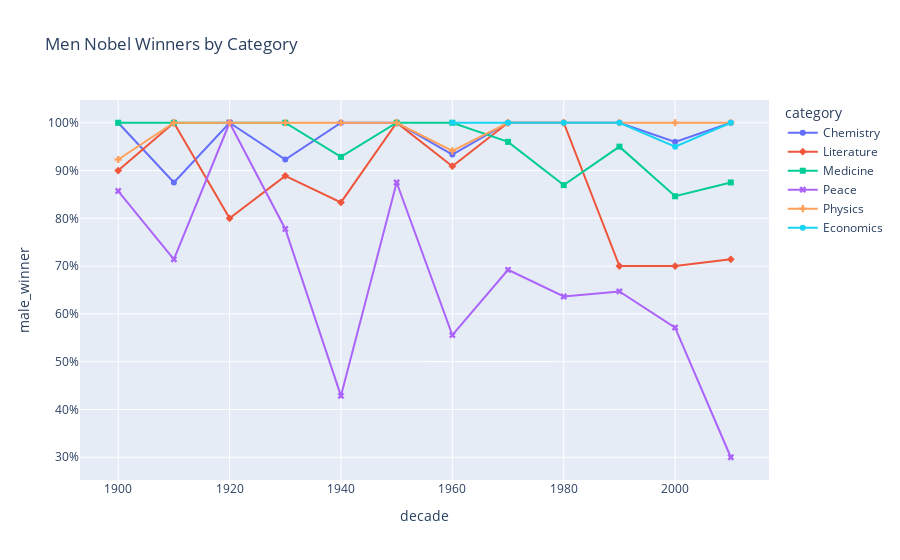

The code cell stored with this chart in its notebook:
### Code cell
#Male awardees visualisation by plotly
nobel['male_winner'] = nobel['sex'] == 'Male'
prop_male_winners = nobel.groupby(['decade', 'category'], as_index = False)['male_winner'].mean()
fig = px.line(prop_male_winners, x = 'decade', y = 'male_winner', color = 'category', symbol = 'category', title='Men Nobel Winners by Category')
fig.layout.yaxis.tickformat = ',.0%'
plotly.offline.iplot(fig)

### Figure 1 — Plotly figure (JSON) as saved in the notebook; plotly's stock layout.template omitted (floating-point values rounded to 4 significant figures)
{"data": [{"hovertemplate": "category=Chemistry<br>decade=%{x}<br>male_winner=%{y}<extra></extra>", "legendgroup": "Chemistry", "line": {"color": "#636efa", "dash": "solid"}, "marker": {"symbol": "circle"}, "mode": "lines+markers", "name": "Chemistry", "orientation": "v", "showlegend": true, "type": "scatter", "x": [1900, 1910, 1920, 1930, 1940, 1950, 1960, 1970, 1980, 1990, 2000, 2010], "xaxis": "x", "y": [1, 0.875, 1, 0.9231, 1, 1, 0.9333, 1, 1, 1, 0.96, 1], "yaxis": "y"}, {"hovertemplate": "category=Literature<br>decade=%{x}<br>male_winner=%{y}<extra></extra>", "legendgroup": "Literature", "line": {"color": "#EF553B", "dash": "solid"}, "marker": {"symbol": "diamond"}, "mode": "lines+markers", "name": "Literature", "orientation": "v", "showlegend": true, "type": "scatter", "x": [1900, 1910, 1920, 1930, 1940, 1950, 1960, 1970, 1980, 1990, 2000, 2010], "xaxis": "x", "y": [0.9, 1, 0.8, 0.8889, 0.8333, 1, 0.9091, 1, 1, 0.7, 0.7, 0.7143], "yaxis": "y"}, {"hovertemplate": "category=Medicine<br>decade=%{x}<br>male_winner=%{y}<extra></extra>", "legendgroup": "Medicine", "line": {"color": "#00cc96", "dash": "solid"}, "marker": {"symbol": "square"}, "mode": "lines+markers", "name": "Medicine", "orientation": "v", "showlegend": true, "type": "scatter", "x": [1900, 1910, 1920, 1930, 1940, 1950, 1960, 1970, 1980, 1990, 2000, 2010], "xaxis": "x", "y": [1, 1, 1, 1, 0.9286, 1, 1, 0.96, 0.8696, 0.95, 0.8462, 0.875], "yaxis": "y"}, {"hovertemplate": "category=Peace<br>decade=%{x}<br>male_winner=%{y}<extra></extra>", "legendgroup": "Peace", "line": {"color": "#ab63fa", "dash": "solid"}, "marker": {"symbol": "x"}, "mode": "lines+markers", "name": "Peace", "orientation": "v", "showlegend": true, "type": "scatter", "x": [1900, 1910, 1920, 1930, 1940, 1950, 1960, 1970, 1980, 1990, 2000, 2010], "xaxis": "x", "y": [0.8571, 0.7143, 1, 0.7778, 0.4286, 0.875, 0.5556, 0.6923, 0.6364, 0.6471, 0.5714, 0.3], "yaxis": "y"}, {"hovertemplate": "category=Physics<br>decade=%{x}<br>male_winner=%{y}<extra></extra>", "legendgroup": "Physics", "line": {"color": "#FFA15A", "dash": "solid"}, "marker": {"symbol": "cross"}, "mode": "lines+markers", "name": "Physics", "orientation": "v", "showlegend": true, "type": "scatter", "x": [1900, 1910, 1920, 1930, 1940, 1950, 1960, 1970, 1980, 1990, 2000, 2010], "xaxis": "x", "y": [0.9231, 1, 1, 1, 1, 1, 0.9412, 1, 1, 1, 1, 1], "yaxis": "y"}, {"hovertemplate": "category=Economics<br>decade=%{x}<br>male_winner=%{y}<extra></extra>", "legendgroup": "Economics", "line": {"color": "#19d3f3", "dash": "solid"}, "marker": {"symbol": "circle"}, "mode": "lines+markers", "name": "Economics", "orientation": "v", "showlegend": true, "type": "scatter", "x": [1960, 1970, 1980, 1990, 2000, 2010], "xaxis": "x", "y": [1, 1, 1, 1, 0.95, 1], "yaxis": "y"}], "layout": {"legend": {"title": {"text": "category"}, "tracegroupgap": 0}, "title": {"text": "Men Nobel Winners by Category"}, "xaxis": {"anchor": "y", "domain": [0, 1], "title": {"text": "decade"}}, "yaxis": {"anchor": "x", "domain": [0, 1], "tickformat": ",.0%", "title": {"text": "male_winner"}}}}
